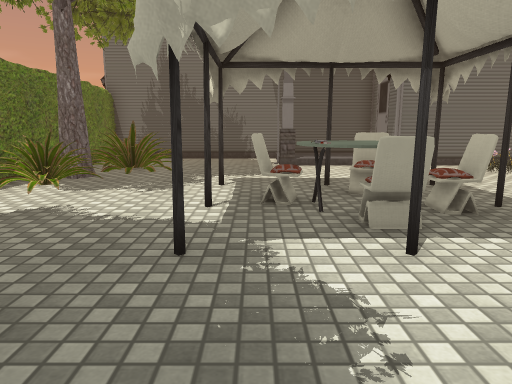
[1] (above)

12 first-person views from a walk through a scene from a Unity 3-D project. The camera is 1.2 m above the floor, tilts 10° down and sees 70° across. The floor is counted in squares, 1 m on a side. Each view is taken from the middle of a square. On the plan, view 1 faces up. The plan holds only what a view shows up to about 15 squares ahead; the rest is blank. The place goes on beyond the plan. Some surface patterns are stand-ins.

[2]
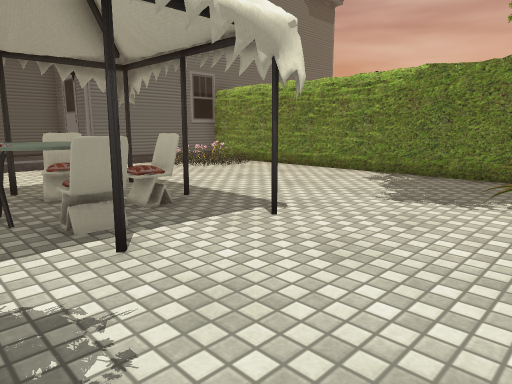

[3]
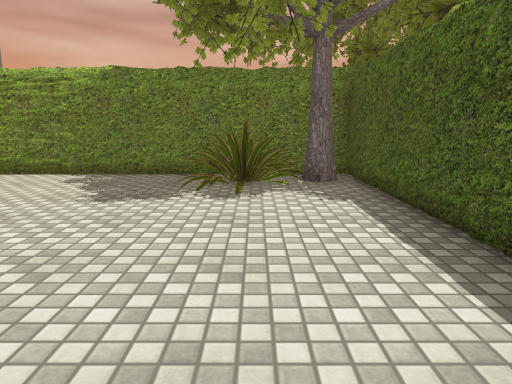

[4]
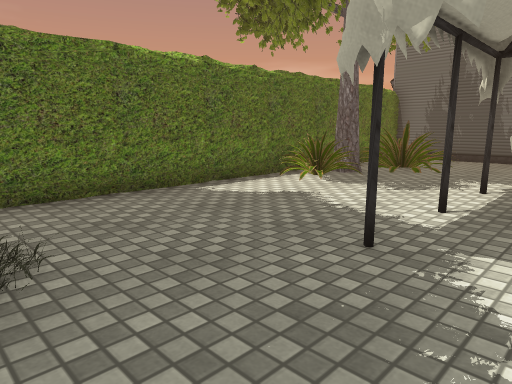

[5]
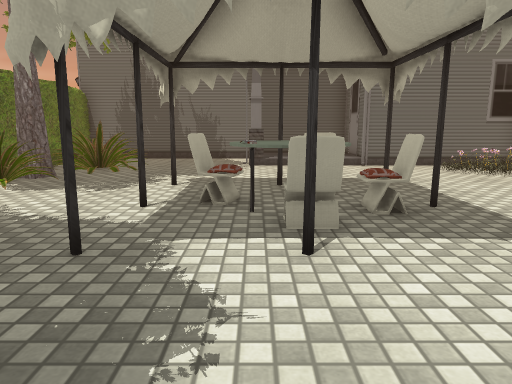

[6]
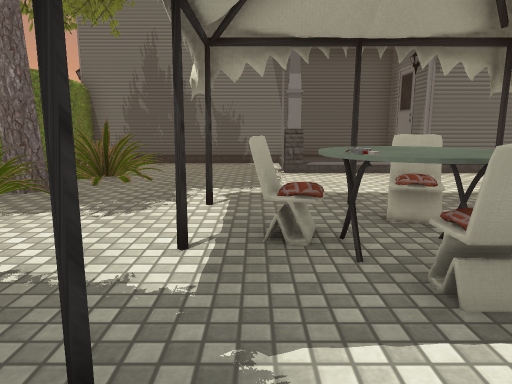

[7]
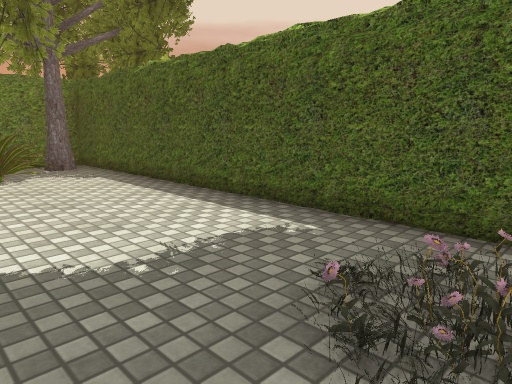

[8]
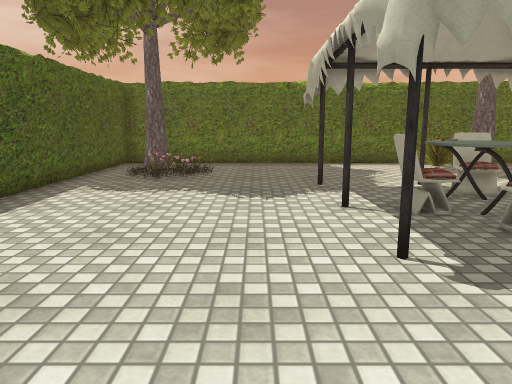

[9]
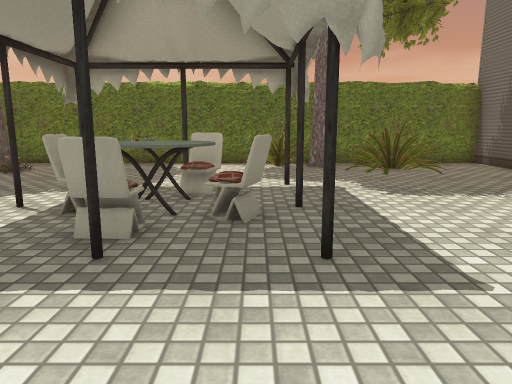

[10]
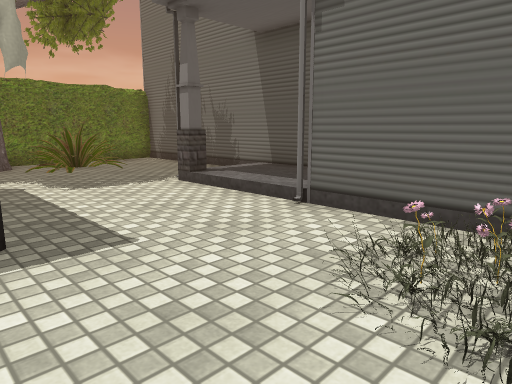

[11]
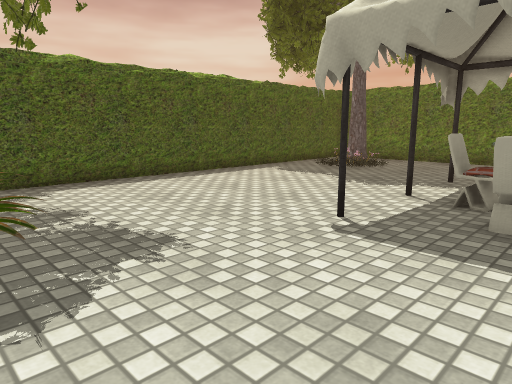

[12]
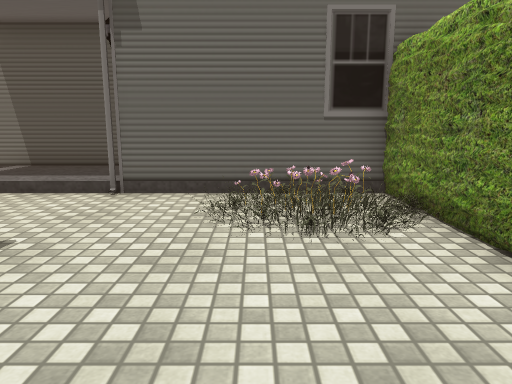

### Floor plan
Key: @ floor where view 1 was taken; # wall or solid block; . main floor; : floor 0.25 m higher than the main floor; / step, stairs or slope; O other object.
Columns run from 6 left of view 1 to 9 right of it. Each row starts with its distance up from view 1.
 15 ############
 14 #....../:::#
 13 #....../:::#
 12 #.OO...#:::#####
 11 #OOO......... O#
 10 #.OO..........O#
  9 ##O............#
  8 #OO..#....#....#
  7 #OO.....O......#
  6 #.....OOO#.....#
  5 #......OOO.....#
  4 #......#O......#
  3 #....#....#....#
  2 #..............#
  1 #............OO#
  0 #.  #.@......OO#
 -1 ### #.........O#
 -2     ############

Where each view was taken, in squares from view 1:
view 1: 0 up, 0 right, facing up
view 2: 0 up, 0 right, facing up-right
view 3: 0 up, 0 right, facing right
view 4: 0 up, 1 right, facing up-left
view 5: 0 up, 1 right, facing up
view 6: 2 up, 0 right, facing up
view 7: 2 up, 3 left, facing down-right
view 8: 2 up, 7 right, facing left
view 9: 7 up, 7 right, facing left
view 10: 7 up, 8 right, facing up-left
view 11: 6 up, 8 right, facing down-left
view 12: 5 up, 7 right, facing up
